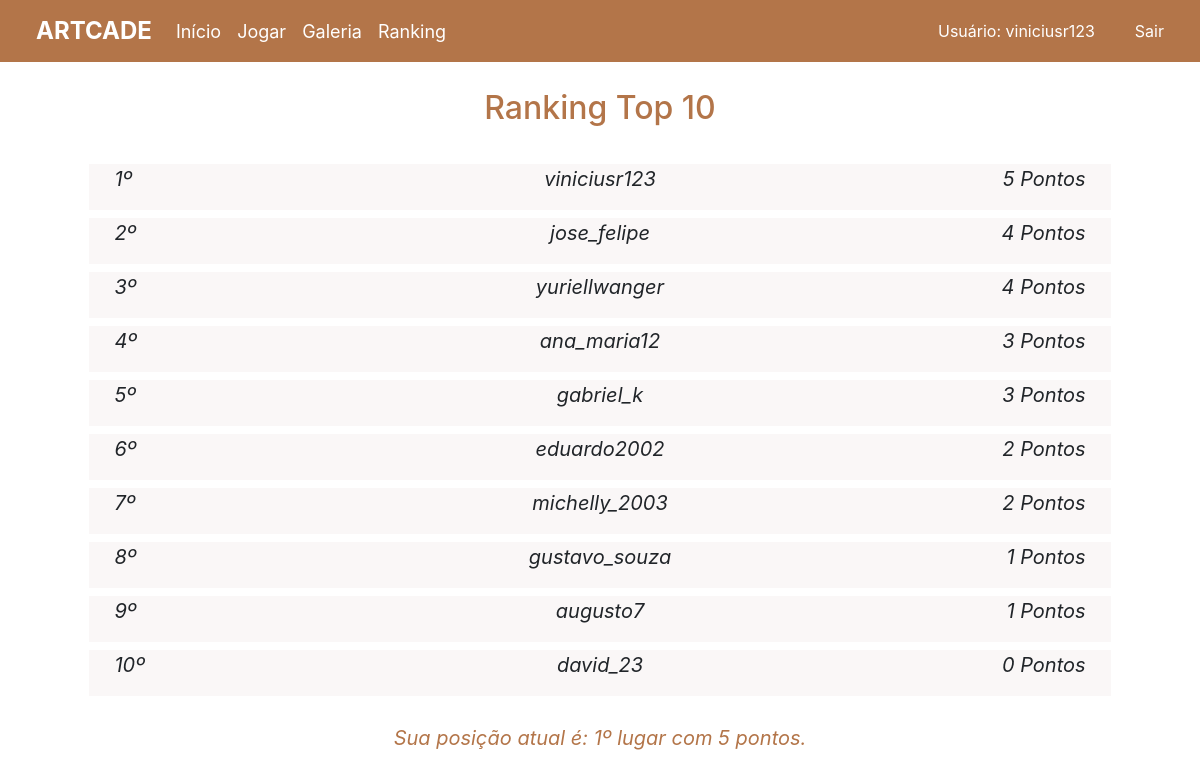
/Artcade/ranking.php (signed in), run on the app's committed database.
### tables this page shows
CREATE TABLE IF NOT EXISTS `pontuacoes` (
  `id_pontuacao` int(11) NOT NULL AUTO_INCREMENT,
  `fk_usuario` int(11) NOT NULL,
  `fk_periodo` int(11) NOT NULL,
  `pontuacao` int(11) NOT NULL,
  `fase_pontuacao` int(11) NOT NULL,
  PRIMARY KEY (`id_pontuacao`),
  KEY `fk_periodo` (`fk_periodo`),
  KEY `fk_usuario` (`fk_usuario`)
);

CREATE TABLE IF NOT EXISTS `usuarios` (
  `id_usuario` int(11) NOT NULL AUTO_INCREMENT,
  `nome_usuario` varchar(15) NOT NULL,
  `senha_usuario` varchar(100) NOT NULL,
  `email_usuario` varchar(30) DEFAULT NULL,
  `tipo_usuario` int(11) NOT NULL DEFAULT '1',
  PRIMARY KEY (`id_usuario`)
);

### Artcade/ranking.php (the view, shortened to what this page needs)
<?php
require_once 'conexaoprojeto.php';
$seltoprank = "select * from usuarios inner join pontuacoes on usuarios.id_usuario=pontuacoes.fk_usuario where pontuacoes.fk_periodo=3 order by pontuacoes.pontuacao DESC LIMIT 10;";
$qtoprank = mysqli_query($conn,$seltoprank);
$pos = 1;
echo "
    <head>
        <title> Artcade </title>
        <meta charset='UTF-8'>
        <meta name='viewport' content='width=device-width, initial-scale=1.0'>
        <link rel='stylesheet' type='text/css' href='estilo.css'>
        <link rel='stylesheet' href='https://stackpath.bootstrapcdn.com/bootstrap/4.1.3/css/bootstrap.min.css'
>
    </head>
    <body>
        <nav class='navbar navbar-expand-lg' style='background-color:#B37549'>
            <span class='navbar-brand navbar-title' style='color:white;font-size:24px'>ARTCADE</span>
            <div class='collapse navbar-collapse' id='navbarNavAltMarkup' style='font-size:18px'>
                <div class='navbar-nav'>
                    <a class='nav-item nav-link' href='index.php' style='color:white'>Início</a>
                    <a class='nav-item nav-link' href='fases.php' style='color:white'>Jogar</a>
                    <a class='nav-item nav-link' href='galeria_periodo.php' style='color:white'>Galeria</a>
                    <a class='nav-item nav-link' href='ranking.php' style='color:white'>Ranking</a>";
                    echo"
                </div>
            </div>";
            if (isset($_SESSION['login'])){echo"
                <a class='botao-sair' href='usuario.php' style='color:white'>Usuário: ".$_SESSION['login']."</a>
                <a class='botao-sair' style='color:white' href='destruir.php'>Sair</a>";}
        echo "
        </nav>
        <h1 class='subtitulo' style='text-align:center;margin-top:3.4vh;margin-bottom:4.5vh;font-style:normal'> Ranking Top 10 </h1>
";
while($row = mysqli_fetch_assoc($qtoprank)){
    echo"
        <div class='container-fluid' style='max-width:133.4vh' >
            <div class='d-flex ranking'>
                <p  style='margin-left:25px;width:100%'>".$pos."º</p>
                <p  style='width:100%;text-align:center'> ".$row['nome_usuario']." </p>
                <p  style='margin-right:25px;width:100%;text-align:right'> ".$row['pontuacao']." Pontos </p>
            </div>
        </div>
    ";
    $pos++;
}
$selrank = "select * from usuarios inner join pontuacoes on usuarios.id_usuario=pontuacoes.fk_usuario where pontuacoes.fk_periodo=3 order by pontuacoes.pontuacao DESC";
$qrank = mysqli_query($conn,$selrank);
$posusuario = 1;
while ($row = mysqli_fetch_assoc($qrank)){
    if ($row['id_usuario']==$_SESSION['id']){
        echo"
        <div >
            <p class='rank-text'> Sua posição atual é: ".$posusuario."º lugar com  ".$row['pontuacao']." pontos. </p>
        </div>
    </body>
        ";
    }
    $posusuario++;
}
?>

### Artcade/estilo.css (style rules this page uses)
.navbar-title { pointer-events:none; margin-right:32px; margin-left:20px; font-weight: bold; }
.botao-sair { margin-right:20px; margin-left:20px; }
.subtitulo { color:#B37549; font-size:32px; font-style:italic; margin-bottom:17px; }
.ranking { margin:1vh; background-color:#FAF7F7; font-size:2.5vh; font-style:italic; }
.rank-text { margin-top:3.4vh; font-size:2.5vh; text-align:center; color:#B37549; font-style:italic; }

### data on the page
pontuacoes: fk_usuario.nome_usuario "viniciusr123", pontuacao "5"
pontuacoes: fk_usuario.nome_usuario "jose_felipe", pontuacao "4"
pontuacoes: fk_usuario.nome_usuario "yuriellwanger", pontuacao "4"
pontuacoes: fk_usuario.nome_usuario "ana_maria12", pontuacao "3"
pontuacoes: fk_usuario.nome_usuario "gabriel_k", pontuacao "3"
pontuacoes: fk_usuario.nome_usuario "eduardo2002", pontuacao "2"
pontuacoes: fk_usuario.nome_usuario "michelly_2003", pontuacao "2"
pontuacoes: fk_usuario.nome_usuario "gustavo_souza", pontuacao "1"
pontuacoes: fk_usuario.nome_usuario "augusto7", pontuacao "1"
pontuacoes: fk_usuario.nome_usuario "david_23", pontuacao "0"

### other printed values
$_SESSION['login'] "viniciusr123"
